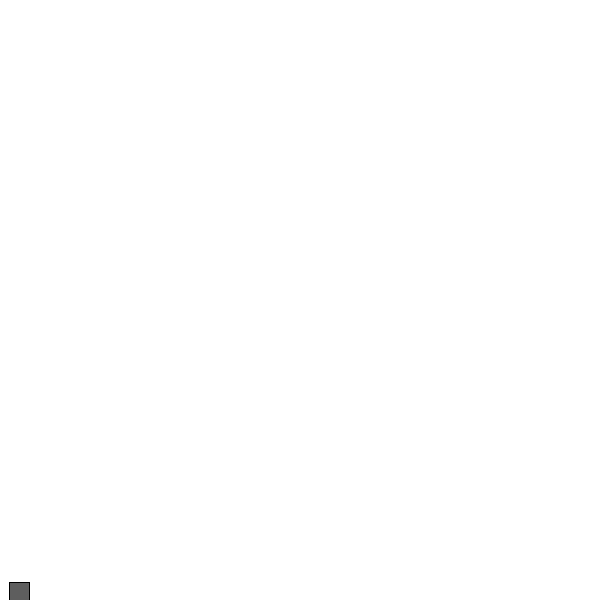
Frame 1 (no input)
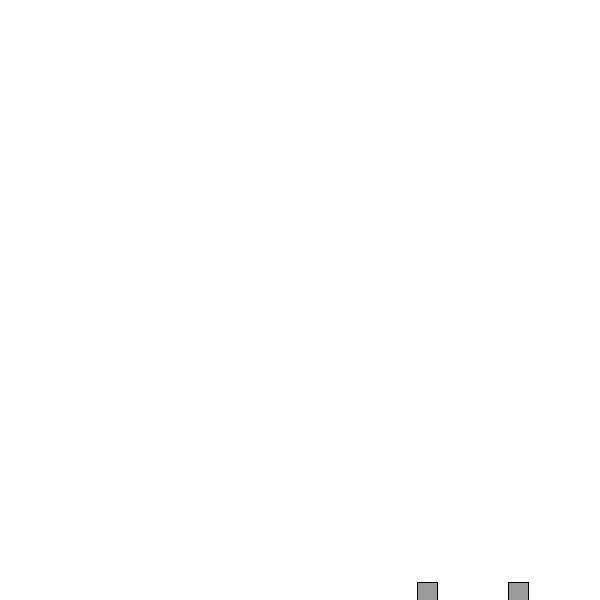
Frame 60 (the mouse pressed at the canvas centre just before this capture)
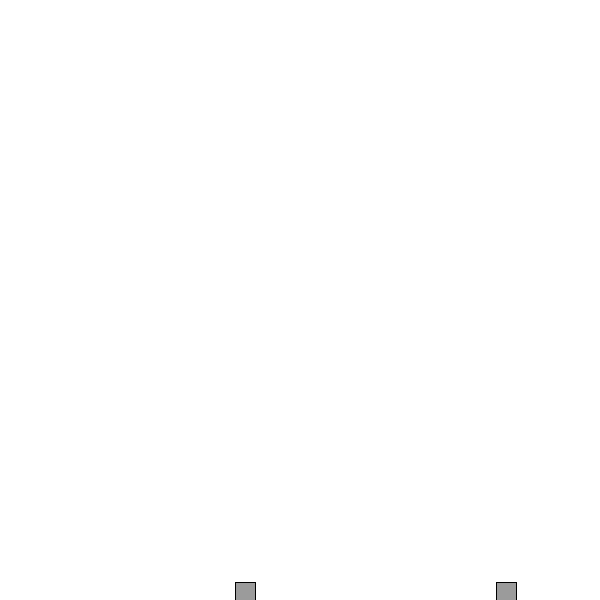
Frame 120 (the mouse held since frame 60 and released just before this capture)

The Processing sketch that drew these frames (run headless with seeded random() and noise(); from frame 60 on, the mouse is pressed at the canvas centre):

// Processing sketch: friction_force
// ── friction_force.pde
PVector INITIAL_VELOCITY = new PVector(10, 0);

RoughObject roughObject;
SmoothObject smoothObject;

void setup() {
  size(600, 600);
  
  roughObject = new RoughObject();
  smoothObject = new SmoothObject();
  
  roughObject.setInitialVelocity(INITIAL_VELOCITY);
  smoothObject.setInitialVelocity(INITIAL_VELOCITY);
}

void draw() {
  background(255);
  
  roughObject.applyForce(getFrictionForce(roughObject));
  smoothObject.applyForce(getFrictionForce(smoothObject));
  
  smoothObject.update();
  smoothObject.display();
  smoothObject.toggleEdges();
  
  roughObject.update();
  roughObject.display();
  roughObject.toggleEdges();
}

/**
* formula for friction is:
*
* friction = coefficient of friction * normal force * velocity * -1
*
* coefficient of friction is strength of friction force of a surface,
* therefore, rock, sandpaper, and any rough object has greater coefficient of
* friction, while soap, smooth watery thing lol, has lesser coefficient of friction.
*
* normal force is the force that aligns (or perpendicular, can't understand this word lol) 
* with the object's motion along a surface. Eg: the perpendicular force of a object on earth
* is gravity. Therefore, greater mass will experience much more friction than lightweight objects.
*
* velocity * -1, it is just the inverted of the object's velocity.
*/
PVector getFrictionForce(VirtualObject obj) {
  PVector friction = obj.velocity.copy();
  friction.setMag(-1);
  
  friction.mult(obj.roughLevel);
  friction.mult(obj.mass); // being the normal force
  
  return friction;
}

// ── RoughObject.pde
class RoughObject extends VirtualObject {
  private static final float MASS = 1;
  private static final float ROUGH_LEVEL = 0.1;
  
  private static final float WIDTH_SCALE = 20;
  private static final float HEIGHT_SCALE = 35;
 
  RoughObject() {
    super(MASS, ROUGH_LEVEL, WIDTH_SCALE, HEIGHT_SCALE);
  }
}

// ── SmoothObject.pde
class SmoothObject extends VirtualObject {
  private static final float MASS = 1;
  private static final float ROUGH_LEVEL = 0.05;
  
  private static final float WIDTH_SCALE = 20;
  private static final float HEIGHT_SCALE = 35;
 
  SmoothObject() {
    super(MASS, ROUGH_LEVEL, WIDTH_SCALE, HEIGHT_SCALE);
  }
}

// ── VirtualObject.pde
class VirtualObject {
  private PVector location;
  private PVector velocity;
  private PVector acceleration;
  
  private float mass, roughLevel, objectWidth, objectHeight;
 
  VirtualObject(float mass, float roughLevel, float widthScale, float heightScale) {
    this.mass = mass;
    this.roughLevel = roughLevel;
    
    objectWidth = mass * widthScale;
    objectHeight = mass * heightScale;
    
    location = new PVector(0, height - objectHeight / 2);
    velocity = new PVector(0, 0);
    acceleration = new PVector(0, 0);
  }
  
  void setInitialVelocity(PVector velocity) {
    this.velocity = velocity.copy();
  }
  
  PVector getVelocity() {
    return velocity;
  }
  
  void applyForce(PVector force) {
    force = force.copy();
    PVector f = PVector.div(force, mass);
    acceleration.add(f);
  }
  
  void update() {
    velocity.add(acceleration);
    location.add(velocity);
    acceleration.mult(0);
  }
  
  void display() {
    fill(0, 100);
    rect(location.x, location.y, objectWidth, objectHeight);
  }
  
  void toggleEdges() {
    if (location.x >= width) {
      location.x = 0;
    }
  }
}
